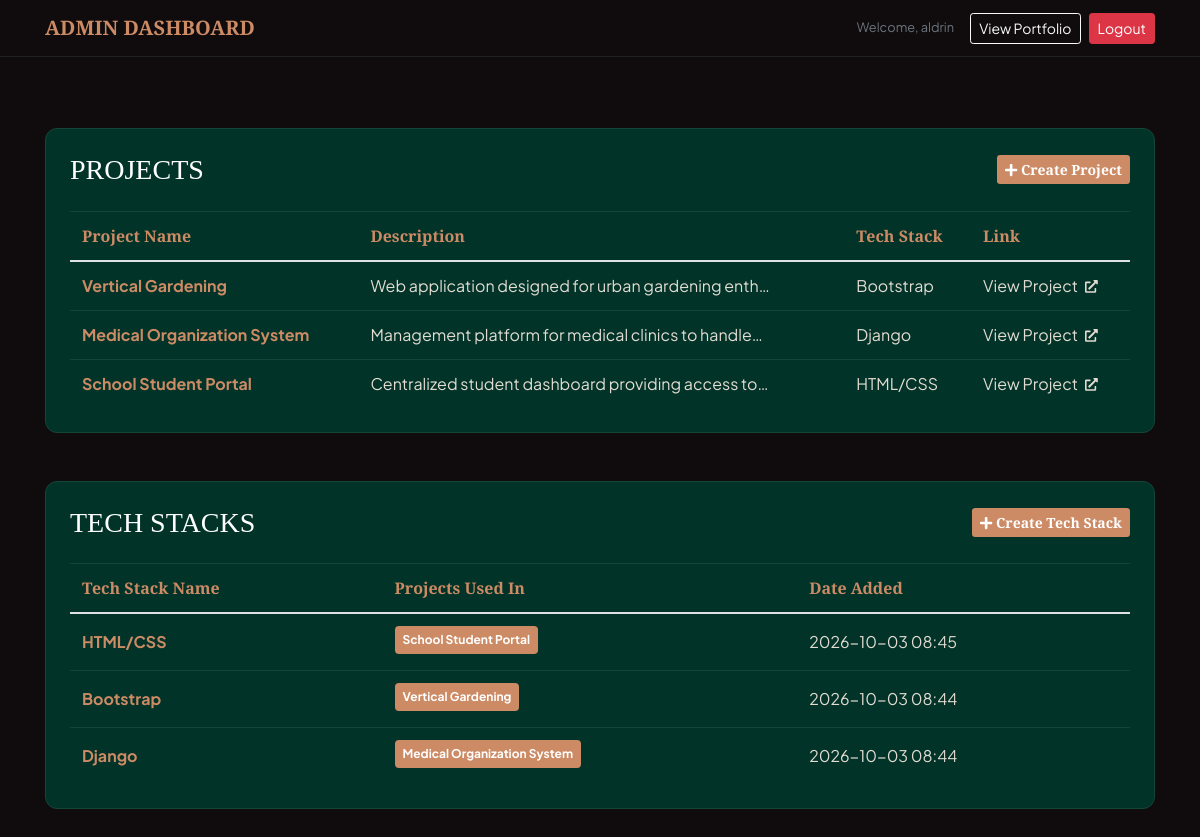
The page /dashboard/ (signed in) on the database its author committed.
### portfolio/models.py (models this page shows, shortened)
class Project(models.Model):
    project_name = models.CharField(max_length=200)
    description = models.TextField()
    tech_stacks = models.ManyToManyField(TechStack, related_name='projects', blank=True)
    link = models.URLField(blank=True, null=True)
    created_at = models.DateTimeField(auto_now_add=True, null=True, blank=True)
    class Meta:
        verbose_name_plural = "Projects"
        ordering = ['-created_at']
    @property
    def tech_stack_names(self):
        return ", ".join([ts.name for ts in self.tech_stacks.all()])

class TechStack(models.Model):
    name = models.CharField(max_length=100, unique=True)
    created_at = models.DateTimeField(auto_now_add=True, null=True, blank=True)
    class Meta:
        verbose_name_plural = "Tech Stacks"
        ordering = ['-created_at']

### portfolio/views.py (the view)
# urls.py: path('dashboard/', views.dashboard_view, name='dashboard'),
@login_required(login_url='portfolio:admin_login')
def dashboard_view(request):
    if not request.user.is_superuser:
        messages.error(request, "Superuser access required.")
        return redirect('portfolio:admin_login')
    projects = Project.objects.prefetch_related('tech_stacks').all()
    tech_stacks = TechStack.objects.prefetch_related('projects').all()
    context = {
        'projects': projects,
        'tech_stacks': tech_stacks,
    }
    return render(request, 'portfolio/dashboard.html', context)

### portfolio/templates/portfolio/dashboard.html (shortened to what this page needs)
{% load static %}
<!DOCTYPE html>
<html lang="en">
<head>
    <link rel="stylesheet" href="https://stackpath.bootstrapcdn.com/bootstrap/4.4.1/css/bootstrap.min.css">
</head>
<body>
    <nav class="navbar navbar-expand-lg navbar-dark navbar-custom fixed-top">
        <div class="container">
            <a class="navbar-brand font-weight-bold" style="color: var(--accent-tan);" href="{% url 'portfolio:dashboard' %}">ADMIN DASHBOARD</a>
            <div class="ml-auto d-flex align-items-center">
                <span class="mr-3 text-muted small d-none d-md-inline">Welcome, {{ user.username }}</span>
                <a href="{% url 'portfolio:home' %}" class="btn btn-outline-light btn-sm mr-2">View Portfolio</a>
                <a href="{% url 'portfolio:admin_logout' %}" class="btn btn-danger btn-sm">Logout</a>
            </div>
        </div>
    </nav>
    <div class="container my-5">
        <div class="card card-table p-4 mb-5">
            <div class="d-flex justify-content-between align-items-center mb-4">
                <h3 class="text-white mb-0">PROJECTS</h3>
                <a href="{% url 'portfolio:create_project' %}" class="btn btn-custom btn-sm">
                    <i class="fas fa-plus mr-1"></i>Create Project
                </a>
            </div>
            <div class="table-responsive">
                <table class="table table-dark-custom mb-0">
                    <thead>
                        <tr>
                            <th>Project Name</th>
                            <th>Description</th>
                            <th>Tech Stack</th>
                            <th>Link</th>
                        </tr>
                    </thead>
                    <tbody>
                        {% for project in projects %}
                            <tr>
                                <td class="font-weight-bold" style="color: var(--accent-tan);">{{ project.project_name }}</td>
                                <td>{{ project.description|truncatechars:50 }}</td>
                                <td>{{ project.tech_stack_names }}</td>
                                <td>
                                    {% if project.link %}
                                        <a href="{{ project.link }}" target="_blank" style="color: var(--sand-light);">
                                            View Project <i class="fas fa-external-link-alt small ml-1"></i>
                                        </a>
                                    {% else %}
                                        <span class="text-muted">N/A</span>
                                    {% endif %}
                                </td>
                            </tr>
                        {% empty %}
                            <tr>
                                <td colspan="4" class="text-center text-muted">No projects added yet.</td>
                            </tr>
                        {% endfor %}
                    </tbody>
                </table>
            </div>
        </div>
        <div class="card card-table p-4">
            <div class="d-flex justify-content-between align-items-center mb-4">
                <h3 class="text-white mb-0">TECH STACKS</h3>
                <a href="{% url 'portfolio:create_tech_stack' %}" class="btn btn-custom btn-sm">
                    <i class="fas fa-plus mr-1"></i>Create Tech Stack
                </a>
            </div>
            <div class="table-responsive">
                <table class="table table-dark-custom mb-0">
                    <thead>
                        <tr>
                            <th>Tech Stack Name</th>
                            <th>Projects Used In</th>
                            <th>Date Added</th>
                        </tr>
                    </thead>
                    <tbody>
                        {% for ts in tech_stacks %}
                            <tr>
                                <td class="font-weight-bold" style="color: var(--accent-tan);">{{ ts.name }}</td>
                                <td>
                                    {% for p in ts.projects.all %}
                                        <span class="badge p-2 mr-1 mb-1" style="background-color: var(--accent-tan); color: #fff;">{{ p.project_name }}</span>
                                    {% empty %}
                                        <span class="text-muted">None</span>
                                    {% endfor %}
                                </td>
                                <td>{{ ts.created_at|date:"Y-m-d H:i" }}</td>
                            </tr>
                        {% empty %}
                            <tr>
                                <td colspan="3" class="text-center text-muted">No tech stacks added yet.</td>
                            </tr>
                        {% endfor %}
                    </tbody>
                </table>
            </div>
        </div>
    </div>
</body>
</html>

### portfolio/templates/portfolio/dashboard.html (style rules this page uses)
:root { --sand-light: #E3DCD2; --accent-tan: #CC8B65; --bg-primary: #013328; --bg-dark: #100C0D; }
body { background-color: var(--bg-dark); color: var(--sand-light); font-family: 'Plus Jakarta Sans', sans-serif; padding-top: 80px; }
h1, h2, h3, h4, .navbar-brand, .btn-custom { font-family: 'Cinzel', serif; }
.navbar-custom { background-color: var(--bg-dark); border-bottom: 1px solid #1f2220; }
.card-table { background-color: var(--bg-primary); border: 1px solid #154539; border-radius: 12px; }
.table-dark-custom { background-color: transparent; color: var(--sand-light); }
.table-dark-custom th { border-color: #154539; color: var(--accent-tan); font-family: 'Cinzel', serif; font-weight: 700; }
.table-dark-custom td { border-color: #154539; vertical-align: middle; }
.btn-custom { background-color: var(--accent-tan); color: #ffffff; font-weight: 700; border: none; }

### rows shown on the page
Project: project_name "Vertical Gardening", description "Web application designed for urban gardening enth…", tech_stack_names "Bootstrap"
Project: project_name "Medical Organization System", description "Management platform for medical clinics to handle…", tech_stack_names "Django"
Project: project_name "School Student Portal", description "Centralized student dashboard providing access to…", tech_stack_names "HTML/CSS"
TechStack: name "HTML/CSS", created_at "2026-10-03 08:45"
TechStack: name "Bootstrap", created_at "2026-10-03 08:44"
TechStack: name "Django", created_at "2026-10-03 08:44"

### other values the page prints
{{ user.username }} "aldrin"
